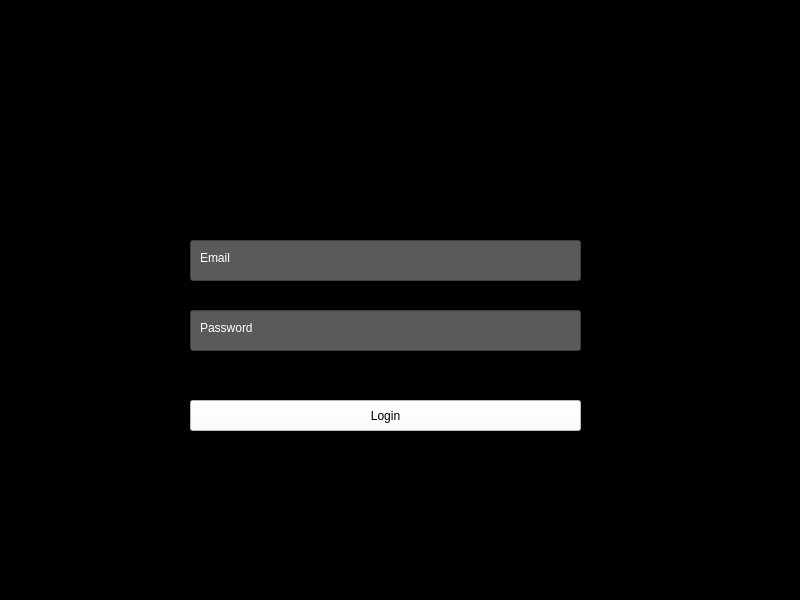
<?xml version="1.0" encoding="UTF-8"?>
<ui version="4.0">
 <class>MainWindow</class>
 <widget class="QMainWindow" name="MainWindow">
  <property name="geometry">
   <rect>
    <x>0</x>
    <y>0</y>
    <width>800</width>
    <height>600</height>
   </rect>
  </property>
  <property name="windowTitle">
   <string>MainWindow</string>
  </property>
  <property name="styleSheet">
   <string notr="true">background-color: rgb(0, 0, 0);</string>
  </property>
  <widget class="QWidget" name="centralwidget">
   <widget class="QLineEdit" name="lineEdit">
    <property name="geometry">
     <rect>
      <x>190</x>
      <y>240</y>
      <width>391</width>
      <height>41</height>
     </rect>
    </property>
    <property name="styleSheet">
     <string notr="true">background-color: rgb(90, 90, 90);</string>
    </property>
   </widget>
   <widget class="QPushButton" name="pushButton">
    <property name="geometry">
     <rect>
      <x>190</x>
      <y>400</y>
      <width>391</width>
      <height>31</height>
     </rect>
    </property>
    <property name="styleSheet">
     <string notr="true">background-color: rgb(255, 255, 255);</string>
    </property>
    <property name="text">
     <string>Login</string>
    </property>
   </widget>
   <widget class="QLabel" name="label">
    <property name="geometry">
     <rect>
      <x>200</x>
      <y>250</y>
      <width>55</width>
      <height>16</height>
     </rect>
    </property>
    <property name="styleSheet">
     <string notr="true">color: rgb(255, 255, 255);
background-color: rgb(90, 90, 90);</string>
    </property>
    <property name="text">
     <string>Email</string>
    </property>
   </widget>
   <widget class="QLineEdit" name="lineEdit_2">
    <property name="geometry">
     <rect>
      <x>190</x>
      <y>310</y>
      <width>391</width>
      <height>41</height>
     </rect>
    </property>
    <property name="styleSheet">
     <string notr="true">background-color: rgb(90, 90, 90);</string>
    </property>
   </widget>
   <widget class="QLabel" name="label_2">
    <property name="geometry">
     <rect>
      <x>200</x>
      <y>320</y>
      <width>55</width>
      <height>16</height>
     </rect>
    </property>
    <property name="styleSheet">
     <string notr="true">color: rgb(255, 255, 255);
background-color: rgb(90, 90, 90);</string>
    </property>
    <property name="text">
     <string>Password</string>
    </property>
   </widget>
   <widget class="QLabel" name="label_3">
    <property name="geometry">
     <rect>
      <x>310</x>
      <y>30</y>
      <width>191</width>
      <height>181</height>
     </rect>
    </property>
    <property name="styleSheet">
     <string notr="true">background-image: url(:/newPrefix/Downloads/CE FLIX.png);</string>
    </property>
    <property name="text">
     <string/>
    </property>
    <property name="pixmap">
     <pixmap resource="logo_final.qrc">:/newPrefix/Downloads/CE FLIX.png</pixmap>
    </property>
    <property name="scaledContents">
     <bool>true</bool>
    </property>
   </widget>
  </widget>
  <widget class="QMenuBar" name="menubar">
   <property name="geometry">
    <rect>
     <x>0</x>
     <y>0</y>
     <width>800</width>
     <height>26</height>
    </rect>
   </property>
  </widget>
  <widget class="QStatusBar" name="statusbar"/>
 </widget>
 <resources>
  <include location="logo.qrc"/>
  <include location="logo_final.qrc"/>
 </resources>
 <connections/>
</ui>
